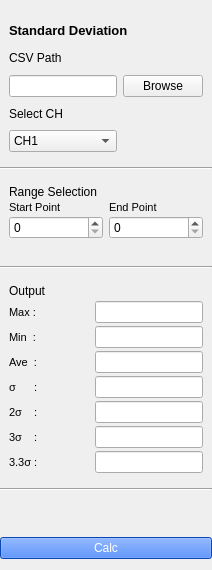
        <widget class="QWidget" name="csv_tab">
         <attribute name="title">
          <string>CSV</string>
         </attribute>
         <layout class="QVBoxLayout" name="verticalLayout_6">
          <property name="leftMargin">
           <number>0</number>
          </property>
          <property name="rightMargin">
           <number>0</number>
          </property>
          <item>
           <widget class="QWidget" name="csv_browse_area" native="true">
            <property name="minimumSize">
             <size>
              <width>0</width>
              <height>150</height>
             </size>
            </property>
            <property name="maximumSize">
             <size>
              <width>16777215</width>
              <height>150</height>
             </size>
            </property>
            <layout class="QGridLayout" name="gridLayout_5">
             <item row="2" column="1">
              <widget class="QPushButton" name="csv_browse_button">
               <property name="sizePolicy">
                <sizepolicy hsizetype="Preferred" vsizetype="Fixed">
                 <horstretch>0</horstretch>
                 <verstretch>0</verstretch>
                </sizepolicy>
               </property>
               <property name="text">
                <string>Browse</string>
               </property>
              </widget>
             </item>
             <item row="1" column="0">
              <widget class="QLabel" name="csv_browse_label">
               <property name="text">
                <string>CSV Path</string>
               </property>
              </widget>
             </item>
             <item row="0" column="0" colspan="2">
              <widget class="QLabel" name="csv_calc_type_label">
               <property name="font">
                <font>
                 <pointsize>10</pointsize>
                 <bold>true</bold>
                </font>
               </property>
               <property name="text">
                <string>Standard Deviation</string>
               </property>
              </widget>
             </item>
             <item row="2" column="0">
              <widget class="QLineEdit" name="csv_browse_edit"/>
             </item>
             <item row="3" column="0">
              <widget class="QLabel" name="ch_select_label">
               <property name="text">
                <string>Select CH</string>
               </property>
              </widget>
             </item>
             <item row="4" column="0">
              <widget class="QComboBox" name="ch_select_combobox">
               <item>
                <property name="text">
                 <string notr="true">CH1</string>
                </property>
               </item>
               <item>
                <property name="text">
                 <string notr="true">CH2</string>
                </property>
               </item>
               <item>
                <property name="text">
                 <string notr="true">CH3</string>
                </property>
               </item>
               <item>
                <property name="text">
                 <string notr="true">CH4</string>
                </property>
               </item>
               <item>
                <property name="text">
                 <string>ALL</string>
                </property>
               </item>
              </widget>
             </item>
            </layout>
           </widget>
          </item>
          <item>
           <widget class="Line" name="line_2">
            <property name="orientation">
             <enum>Qt::Orientation::Horizontal</enum>
            </property>
           </widget>
          </item>
          <item>
           <widget class="QWidget" name="csv_setting_area" native="true">
            <property name="minimumSize">
             <size>
              <width>0</width>
              <height>80</height>
             </size>
            </property>
            <layout class="QGridLayout" name="gridLayout_6">
             <property name="verticalSpacing">
              <number>2</number>
             </property>
             <item row="2" column="0">
              <widget class="QLabel" name="startpoint_label">
               <property name="font">
                <font>
                 <pointsize>8</pointsize>
                </font>
               </property>
               <property name="text">
                <string>Start Point</string>
               </property>
              </widget>
             </item>
             <item row="4" column="0">
              <widget class="QLabel" name="startpoint_date_label">
               <property name="font">
                <font>
                 <pointsize>7</pointsize>
                </font>
               </property>
              </widget>
             </item>
             <item row="4" column="2">
              <widget class="QLabel" name="endpoint_date_label">
               <property name="font">
                <font>
                 <pointsize>7</pointsize>
                </font>
               </property>
              </widget>
             </item>
             <item row="1" column="0">
              <widget class="QLabel" name="range_selection_label">
               <property name="text">
                <string>Range Selection</string>
               </property>
              </widget>
             </item>
             <item row="2" column="2">
              <widget class="QLabel" name="endpoint_label">
               <property name="font">
                <font>
                 <pointsize>8</pointsize>
                </font>
               </property>
               <property name="text">
                <string>End Point</string>
               </property>
              </widget>
             </item>
             <item row="3" column="2">
              <widget class="QSpinBox" name="endpoint_edit"/>
             </item>
             <item row="3" column="0">
              <widget class="QSpinBox" name="startpoint_edit"/>
             </item>
            </layout>
           </widget>
          </item>
          <item>
           <widget class="Line" name="line">
            <property name="orientation">
             <enum>Qt::Orientation::Horizontal</enum>
            </property>
           </widget>
          </item>
          <item>
           <widget class="QWidget" name="csv_output_area" native="true">
            <property name="minimumSize">
             <size>
              <width>0</width>
              <height>150</height>
             </size>
            </property>
            <layout class="QGridLayout" name="gridLayout_7">
             <property name="horizontalSpacing">
              <number>49</number>
             </property>
             <property name="verticalSpacing">
              <number>3</number>
             </property>
             <item row="0" column="0">
              <widget class="QLabel" name="output_label">
               <property name="text">
                <string>Output</string>
               </property>
              </widget>
             </item>
             <item row="2" column="1">
              <widget class="QLineEdit" name="min_output">
               <property name="readOnly">
                <bool>true</bool>
               </property>
              </widget>
             </item>
             <item row="4" column="0">
              <widget class="QLabel" name="sigma_label">
               <property name="font">
                <font>
                 <pointsize>8</pointsize>
                </font>
               </property>
               <property name="text">
                <string>σ      :</string>
               </property>
              </widget>
             </item>
             <item row="2" column="0">
              <widget class="QLabel" name="min_label">
               <property name="font">
                <font>
                 <pointsize>8</pointsize>
                </font>
               </property>
               <property name="text">
                <string>Min  :</string>
               </property>
              </widget>
             </item>
             <item row="6" column="0">
              <widget class="QLabel" name="sigma3_label">
               <property name="font">
                <font>
                 <pointsize>8</pointsize>
                </font>
               </property>
               <property name="text">
                <string>3σ    :</string>
               </property>
              </widget>
             </item>
             <item row="4" column="1">
              <widget class="QLineEdit" name="sigma_output">
               <property name="readOnly">
                <bool>true</bool>
               </property>
              </widget>
             </item>
             <item row="1" column="0">
              <widget class="QLabel" name="max_label">
               <property name="font">
                <font>
                 <pointsize>8</pointsize>
                </font>
               </property>
               <property name="text">
                <string>Max :</string>
               </property>
              </widget>
             </item>
             <item row="6" column="1">
              <widget class="QLineEdit" name="sigma3_output">
               <property name="readOnly">
                <bool>true</bool>
               </property>
              </widget>
             </item>
             <item row="7" column="1">
              <widget class="QLineEdit" name="sigma33_output">
               <property name="readOnly">
                <bool>true</bool>
               </property>
              </widget>
             </item>
             <item row="3" column="0">
              <widget class="QLabel" name="ave_label">
               <property name="font">
                <font>
                 <pointsize>8</pointsize>
                </font>
               </property>
               <property name="text">
                <string>Ave  :</string>
               </property>
              </widget>
             </item>
             <item row="1" column="1">
              <widget class="QLineEdit" name="max_output">
               <property name="sizePolicy">
                <sizepolicy hsizetype="Preferred" vsizetype="Fixed">
                 <horstretch>0</horstretch>
                 <verstretch>0</verstretch>
                </sizepolicy>
               </property>
               <property name="minimumSize">
                <size>
                 <width>0</width>
                 <height>0</height>
                </size>
               </property>
               <property name="readOnly">
                <bool>true</bool>
               </property>
              </widget>
             </item>
             <item row="3" column="1">
              <widget class="QLineEdit" name="ave_output">
               <property name="readOnly">
                <bool>true</bool>
               </property>
              </widget>
             </item>
             <item row="7" column="0">
              <widget class="QLabel" name="sigma33_label">
               <property name="font">
                <font>
                 <pointsize>8</pointsize>
                </font>
               </property>
               <property name="text">
                <string>3.3σ :</string>
               </property>
              </widget>
             </item>
             <item row="5" column="1">
              <widget class="QLineEdit" name="sigma2_output">
               <property name="readOnly">
                <bool>true</bool>
               </property>
              </widget>
             </item>
             <item row="5" column="0">
              <widget class="QLabel" name="sigma2_label">
               <property name="font">
                <font>
                 <pointsize>8</pointsize>
                </font>
               </property>
               <property name="text">
                <string>2σ    :</string>
               </property>
              </widget>
             </item>
            </layout>
           </widget>
          </item>
          <item>
           <widget class="Line" name="line_3">
            <property name="orientation">
             <enum>Qt::Orientation::Horizontal</enum>
            </property>
           </widget>
          </item>
          <item>
           <spacer name="csv_spacer">
            <property name="orientation">
             <enum>Qt::Orientation::Vertical</enum>
            </property>
            <property name="sizeHint" stdset="0">
             <size>
              <width>20</width>
              <height>40</height>
             </size>
            </property>
           </spacer>
          </item>
          <item>
           <widget class="QPushButton" name="csv_calc_button">
            <property name="styleSheet">
             <string notr="true">background-color: rgb(15, 98, 254);
color: white;</string>
            </property>
            <property name="text">
             <string>Calc</string>
            </property>
           </widget>
          </item>
         </layout>
        </widget>
